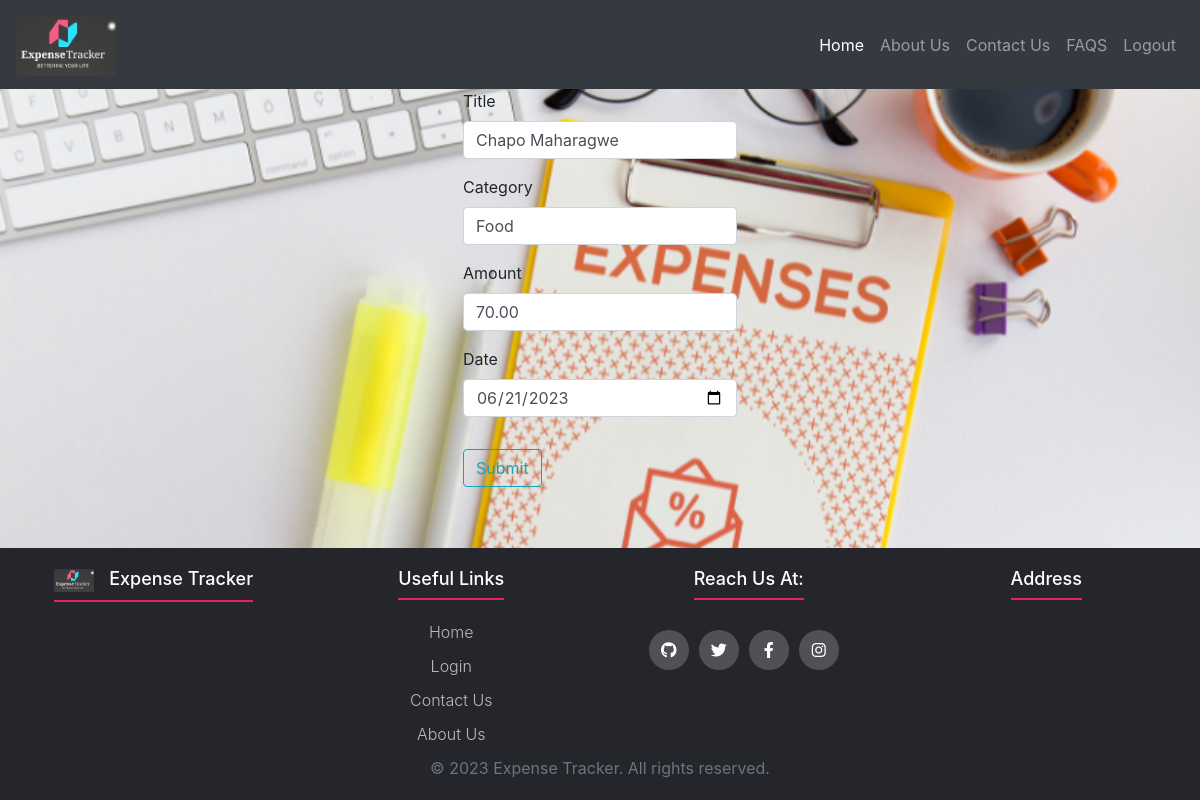
Screenshot of /update/2 (signed in) with the database file from the repository.
### models.py (models this page shows, shortened)
class Expense(db.Model):
    id = db.Column(db.Integer, primary_key=True)
    title = db.Column(db.String(50), nullable=False)
    category = db.Column(db.String(50), nullable=False)
    amount = db.Column(db.Float, nullable=False, default=0.0)
    date = db.Column(db.Date, nullable=False, default=datetime.utcnow)

### main.py (the view)
@main.route("/update/<int:expense_id>", methods=['GET', 'POST'])
@login_required
def update(expense_id):
    expense = Expense.query.get_or_404(expense_id)
    form = ExpenseForm()
    if form.validate_on_submit():
        expense.title = form.title.data
        expense.category = form.category.data
        expense.amount = form.amount.data
        expense.date = form.date.data
        db.session.commit()
        return redirect(url_for('main.expenses'))
    elif request.method == 'GET':
        form.title.data = expense.title
        form.category.data = expense.category
        form.amount.data = expense.amount
        form.date.data = expense.date
    return render_template('add.html', form=form, title='Edit Expense')

### forms.py (shortened to what this page needs)
class ExpenseForm(FlaskForm):
    title = StringField('Title', validators=[DataRequired()])
    category = StringField('Category', validators=[DataRequired()])
    amount = DecimalField('Amount', validators=[DataRequired()])
    date = DateField('Date')
    submit = SubmitField('Submit')

### __init__.py (called while the page is built)
def create_app():
    app = Flask(__name__) # creates the Flask instance, __name__ is
    app.config['SECRET_KEY'] = 'secret-key-goes-here' # it is used
    app.config['SQLALCHEMY_DATABASE_URI'] = 'sqlite:///db.sqlite'
    app.config['SQLALCHEMY_TRACK_MODIFICATIONS'] = False
    db.init_app(app) # Initialiaze sqlite database
    login_manager = LoginManager() # Create a Login Manager instance
    login_manager.login_view = 'auth.login' # define the redirection
    login_manager.init_app(app) # configure it for login
    from models import User
    @login_manager.user_loader
    def load_user(user_id): #reload user object from the user ID
        return User.query.get(int(user_id))
    from auth import auth as auth_blueprint
    app.register_blueprint(auth_blueprint)
    from main import main as main_blueprint
    app.register_blueprint(main_blueprint)
    return app

### templates/add.html (shortened to what this page needs)
{% extends "base.html"%}
{% block content%}
<div class="container content-section">
    <form method="POST">
        <fieldset class="form-group">
            <div class="form-group">
                {{ form.title.label(class="form-control-label") }}
                {{ form.title(class="form-control form-control") }}
            </div>
            <div class="form-group">
                {{ form.category.label(class="form-control-label") }}
                {{ form.category(class="form-control form-control") }}
            </div>
            <div class="form-group">
                {{ form.amount.label(class="form-control-label") }}
                {{ form.amount(class="form-control form-control") }}
            </div>
            <div class="form-group">
                {{ form.date.label(class="form-control-label") }}
                {{ form.date(class="form-control form-control") }}
            </div>
        </fieldset>
        <div class="form-group">
            {{ form.submit(class="btn btn-outline-info") }}
        </div>
    </form>
</div>
{% endblock content %}

### static/css/main.css (style rules this page uses)
* { padding: 0; margin: 0; text-decoration: none; list-style: none; box-sizing: border-box; }
body { margin: 0; padding: 0; font-family: sans-serif; background-image: url("/static/images/background.png"); background-size: cover; background-repeat: no-repeat; background-attachment: fixed; background-position: center; display: flex; flex-direction: column; min-height: 100vh; }
.container { display: flex; justify-content: center; flex-wrap: wrap; }

### rows the page displays
Expense: title "Chapo Maharagwe", category "Food", amount "70.00", date "06/21/2023"
